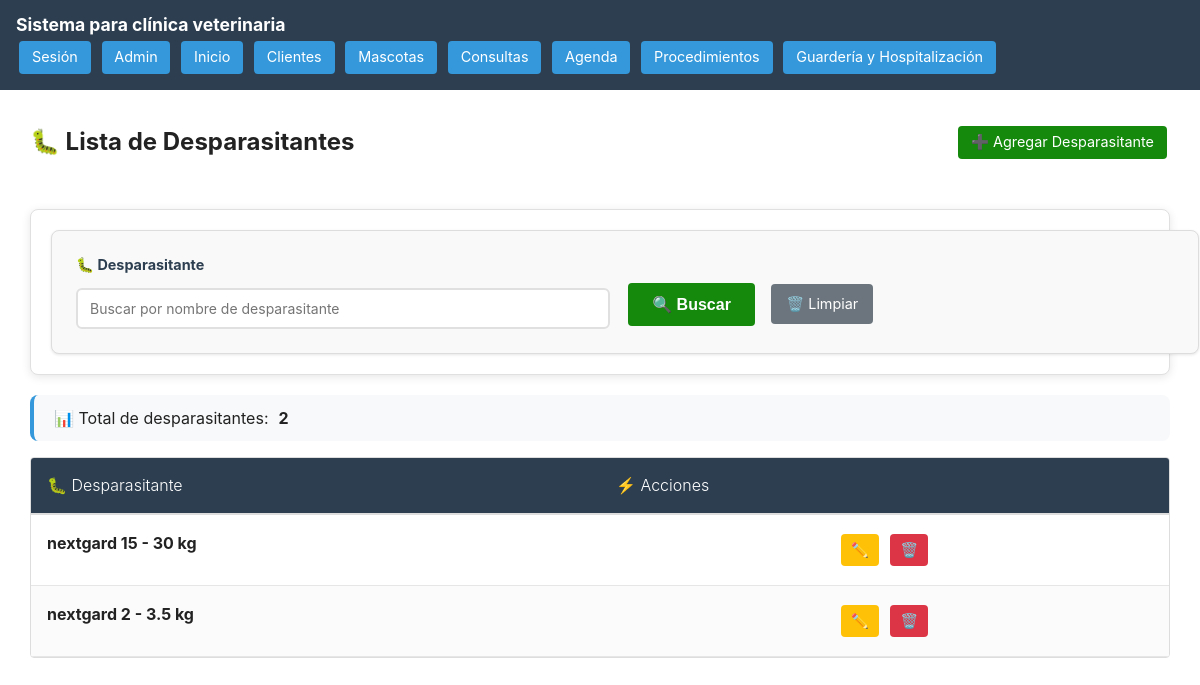
/procedimientos/desparasitantes/lista (signed in), run on an earlier commit of the app's database.
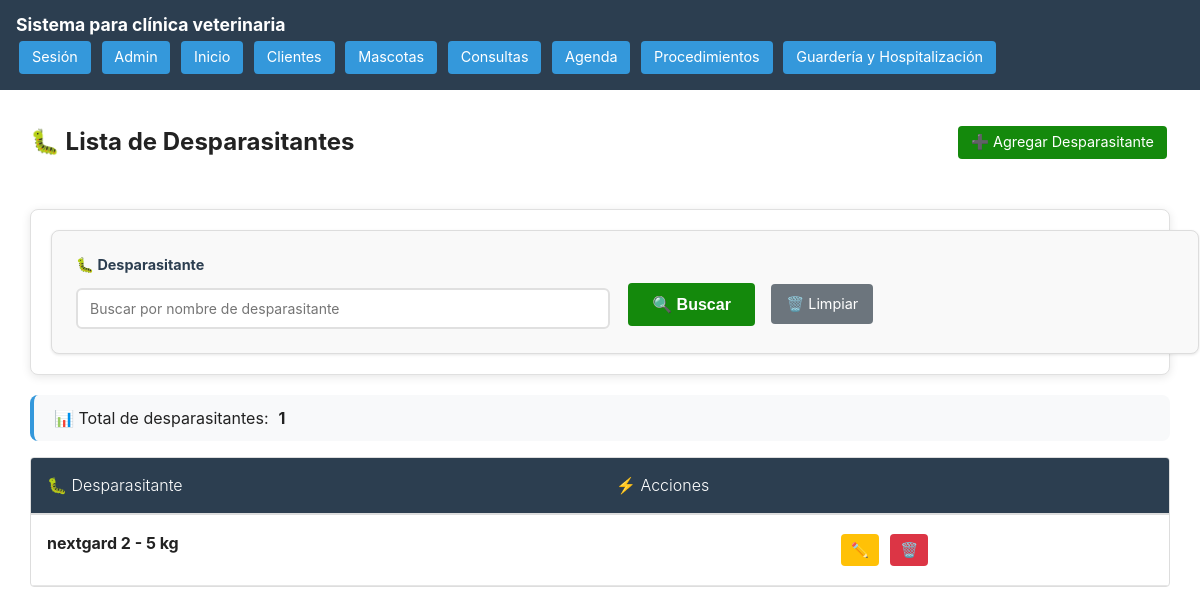
And on a later commit of the database.
### Procedimientos/models.py (models this page shows, shortened)
class ListaDesparasitantes(models.Model):
    desparasitante = models.TextField()

### Procedimientos/views.py (the view)
# urls.py: path('desparasitantes/lista', views.lista_desparasitantes, name='lista_desparasitantes'),
@login_required
def lista_desparasitantes(request):
    desparasitantes = ListaDesparasitantes.objects.all().order_by('desparasitante')
    query_desparasitante = request.GET.get('q_desparasitante', '')
    if query_desparasitante:
        desparasitantes = desparasitantes.filter(desparasitante__icontains=query_desparasitante)
    context = {
        'desparasitantes': desparasitantes,
        'query_desparasitante': query_desparasitante,
    }
    return render(request, 'procedimientos/desparasitantes/verDesparasitantes.html', context)

### templates/procedimientos/desparasitantes/verDesparasitantes.html (shortened to what this page needs)
{% extends 'base.html' %}
{% block content %}
<section class="container">
    <div class="header-actions">
        <h2>🐛 Lista de Desparasitantes</h2>
        <a href="{% url 'agregar_desparasitante' %}" class="btn-home btn-agregar">
            ➕ Agregar Desparasitante
        </a>
    </div>
    <div class="filtros-combinados">
        <form method="get" action="" class="filtros-form">
            <div class="filtros-grid">
                <div class="filtro-group">
                    <label for="q_desparasitante" class="filtro-label">🐛 Desparasitante</label>
                    <div class="filtro-input-container">
                        <input type="text" id="q_desparasitante" name="q_desparasitante"
                               value="{{ query_desparasitante }}" placeholder="Buscar por nombre de desparasitante" class="filtro-input">
                    </div>
                </div>
                <div class="filtro-actions">
                    <button type="submit" class="btn-home filtro-submit">🔍 Buscar</button>
                    <a href="{% url 'lista_desparasitantes' %}" class="btn-home filtro-reset">🗑️ Limpiar</a>
                </div>
            </div>
        </form>
    </div>
    <div class="results-info">
        <p>📊 Total de desparasitantes: <strong>{{ desparasitantes|length }}</strong></p>
    </div>
    <div class="custom-table-container">
        <table class="custom-table">
            <thead>
                <tr>
                    <th>🐛 Desparasitante</th>
                    <th>⚡ Acciones</th>
                </tr>
            </thead>
            <tbody>
                {% for desparasitante in desparasitantes %}
                <tr>
                    <td>
                        <div class="desparasitante-info">
                            <strong>{{ desparasitante.desparasitante }}</strong>
                        </div>
                    </td>
                    <td>
                        <div class="action-buttons compact">
                            <a href="{% url 'editar_desparasitante' desparasitante.pk %}"
                               class="btn-home" style="background: #ffc107; color: black; padding: 5px 10px;"
                               title="Editar desparasitante">
                                ✏️
                            </a>
                            <a href="{% url 'eliminar_desparasitante' desparasitante.pk %}"
                               class="btn-home" style="background: #dc3545; padding: 5px 10px;"
                               onclick="return confirm('¿Estás seguro de que quieres eliminar el desparasitante {{ desparasitante.desparasitante }}?');"
                               title="Eliminar desparasitante">
                                🗑️
                            </a>
                        </div>
                    </td>
                </tr>
                {% endfor %}
            </tbody>
        </table>
    </div>
</section>
{% endblock %}

What changed in the data, as far as the page shows it:
removed ListaDesparasitantes: desparasitante "nextgard 15 - 30 kg"
removed ListaDesparasitantes: desparasitante "nextgard 2 - 3.5 kg"
added ListaDesparasitantes: desparasitante "nextgard 2 - 5 kg"
Also different on the page:
{{ desparasitantes|length }}: "2" → "1"
